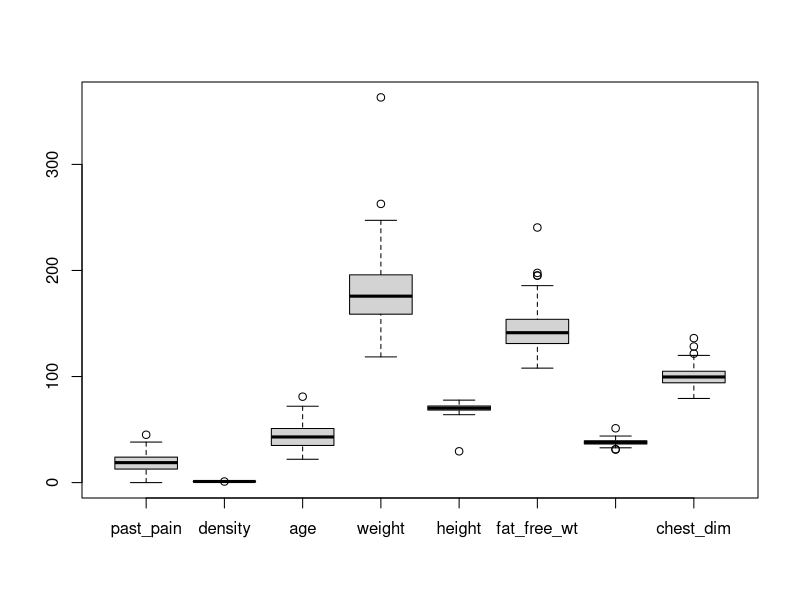
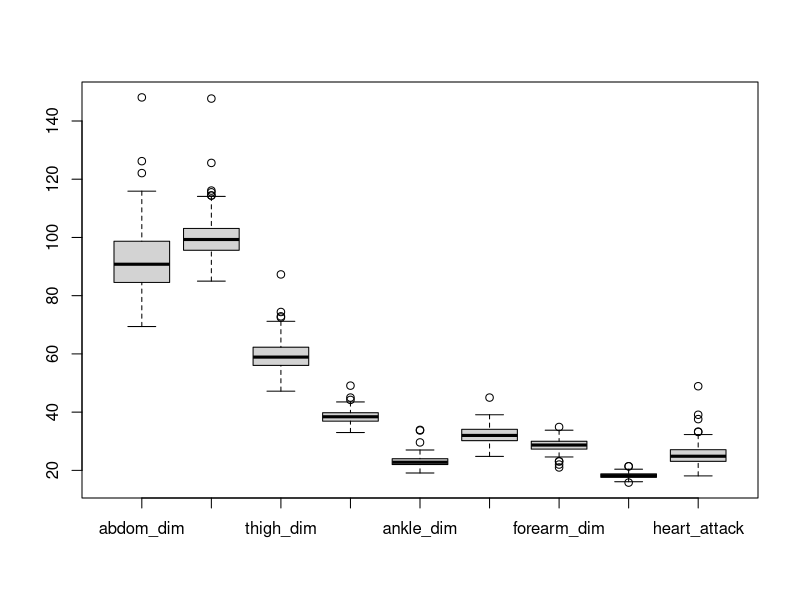
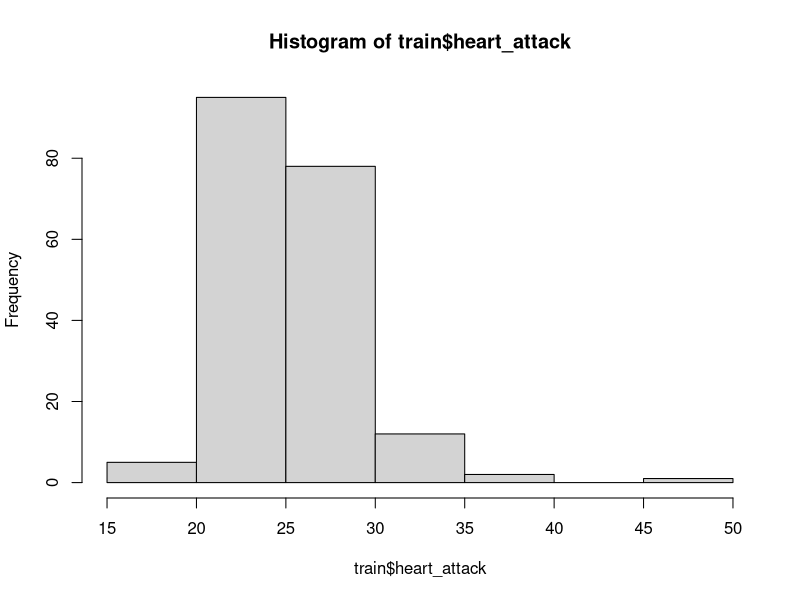
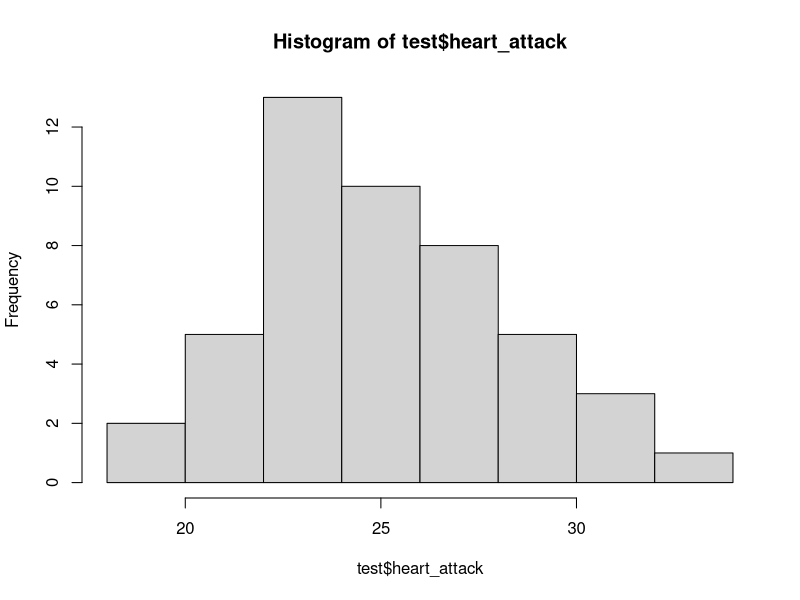
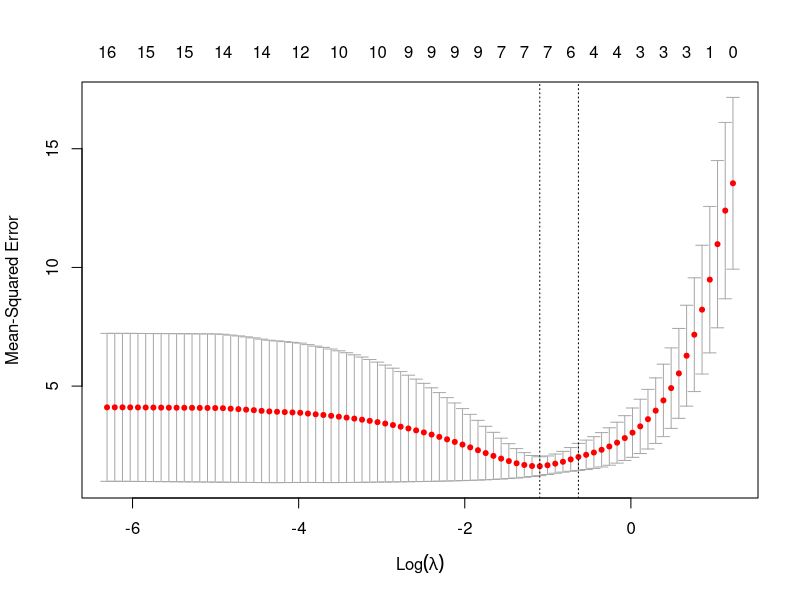

Recreate these plots in R, in order.
## ---- chunk 1
### Loading Packages
library(caTools)
library(caret)
## ---- chunk 2
## import csv file
df_heart <- read.csv("heart.csv")

##Check the dimension of data frame (rows,column)
dim(df_heart)


##check the summary, number of missing values in dataframe
summary(df_heart)
df <- df_heart[-c(7,11,15)]
boxplot(df[c(1:8)])
boxplot(df[c(9:17)])
## ---- chunk 3
##subset of dataset
df$chest_dim[is.na(df$chest_dim)]<-median(df$chest_dim,na.rm=TRUE)
df$hip_dim[is.na(df$hip_dim)]<-median(df$hip_dim,na.rm=TRUE)
df$hip_dim[is.na(df$hip_dim)]<-median(df$hip_dim,na.rm=TRUE)
df$thigh_dim[is.na(df$thigh_dim)]<-median(df$thigh_dim,na.rm=TRUE)
df$biceps_dim[is.na(df$biceps_dim)]<-median(df$biceps_dim,na.rm=TRUE)
df$height[is.na(df$height)]<-median(df$height,na.rm=TRUE)
df$fat_free_wt[is.na(df$fat_free_wt)]<-median(df$fat_free_wt,na.rm=TRUE)


## ---- chunk 4
set.seed(094885)

sample <- createDataPartition(df$heart_attack, p=0.8, list = F)
train  <- df[sample,]
test   <- df[-sample,]

hist(train$heart_attack)
hist(test$heart_attack)
## ---- chunk 5
##Training a linear regression model to predit heart_attack
model <- lm(heart_attack ~., data = train)
summary(model)
## ---- chunk 6
pred_test <- predict(model, newdata = test)
mean_test <- mean(test$heart_attack)
sum_sq_explained <- sum((pred_test-mean_test)^2)
sum_sq_total <- sum((test$heart_attack-mean_test)^2)
sum_sq_residual   <- sum((test$heart_attack - pred_test)^2)

r_square <- 1 - sum_sq_residual/sum_sq_total
r_square

## ---- chunk 7

set.seed(40)
model <- train(heart_attack ~., data = train, method = "lm", trControl = trainControl(method = "cv", number = 8))

# print the mean R^2 from the cross-validation
mean(model$resample[,"Rsquared"])
summary(model)
## ---- chunk 8

pred_test_2 <- predict(model, newdata = test)

mean_test_2 <- mean(test$heart_attack)
sum_sq_explained_2 <- sum((pred_test_2-mean_test_2)^2)
sum_sq_total_2 <- sum((test$heart_attack-mean_test_2)^2)
sum_sq_residual_2 <- sum((test$heart_attack - pred_test_2)^2)

r_square_2 <- 1 - sum_sq_residual_2/sum_sq_total_2
r_square_2
## ---- chunk 9

x_train<-as.matrix(train[,-c(17)])
y_train <- as.matrix(train[17])

x_test<-as.matrix(test[,-c(17)])
y_test <- as.matrix(test[17])

set.seed(40)
cv_nhlreg <- glmnet::cv.glmnet(x=x_train, y=y_train,alpha=1, nfolds=8)
plot(cv_nhlreg)
lambda_min <- cv_nhlreg$lambda.min
lambda_min
lambda_1se<-cv_nhlreg$lambda.1se
lambda_1se
## ---- chunk 10
model_1se <- glmnet::glmnet(x_test, y_test, alpha = 1, lambda = lambda_1se)


pred_test_3 <- predict(model_1se, s = lambda_1se, newx = x_test)
mean_test_3 <- mean(test$heart_attack)
sum_sq_explained_3 <- sum((pred_test_3-mean_test_3)^2)
sum_sq_total_3 <- sum((test$heart_attack-mean_test_3)^2)
sum_sq_residual_3 <- sum((test$heart_attack - pred_test_3)^2)

r_square_3 <- 1 - sum_sq_residual_3/sum_sq_total_3
r_square_3
